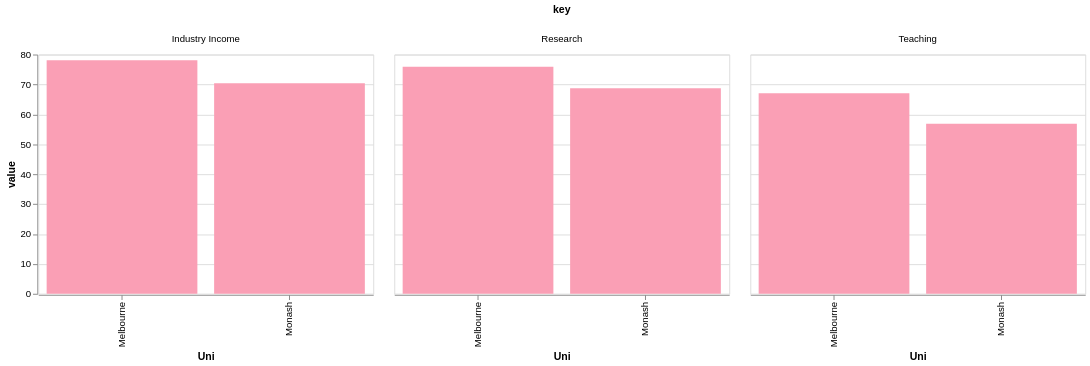

Write a Vega-Lite specification for this figure.
### Vega-Lite specification from a JSON file in a GitHub repository (floating-point values rounded to 4 significant figures)
{"$schema": "https://vega.github.io/schema/vega-lite/v5.json", "width": 350, "height": 250, "data": {"values": [{"Uni": "Monash", "Teaching": 56.9, "Research": 68.7, "Industry Income": 70.4}, {"Uni": "Melbourne", "Teaching": 67.1, "Research": 75.9, "Industry Income": 78.1}]}, "transform": [{"fold": ["Teaching", "Research", "Industry Income"]}], "mark": "bar", "encoding": {"column": {"field": "key", "type": "nominal"}, "x": {"field": "Uni", "type": "nominal"}, "y": {"field": "value", "type": "quantitative"}, "color": {"value": "#fa9fb5"}}}
